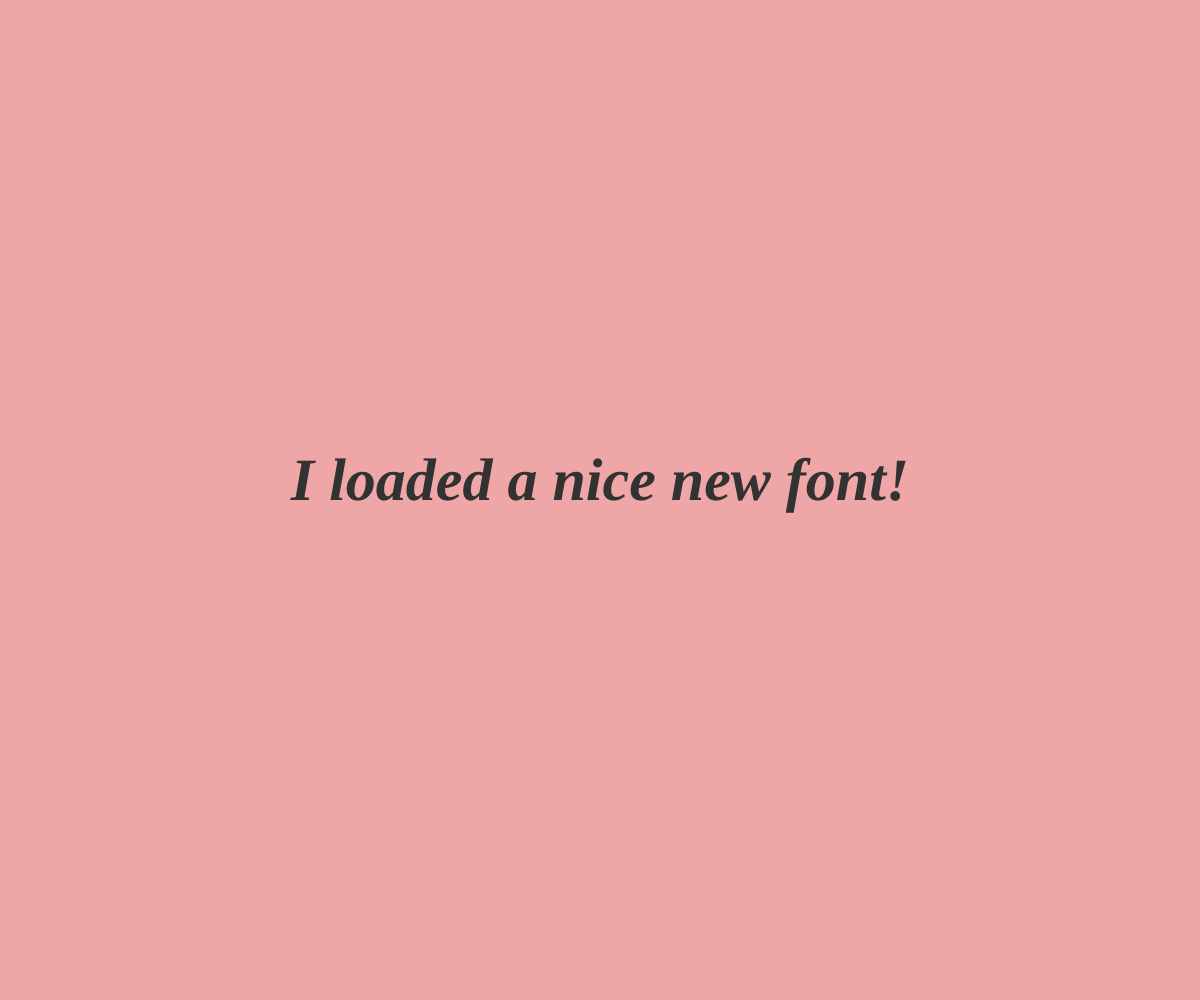
Frame 1 (no input)
Frame 60 (no input): identical to frame 1, image omitted
Frame 120 (the mouse pressed at the canvas centre since frame 60): identical to frame 1, image omitted

The p5.js sketch that drew this single still picture (run headless with seeded random() and noise() and a simulated clock; from frame 60 on, the mouse is pressed at the canvas centre):

// p5.js sketch
// ── sketch.js
function preload(){
  // put preload code here
}

function setup() {
  createCanvas(windowWidth,windowHeight);
}

function draw() {
  background('#eea7a6');

  var myText = 'I loaded a nice new font!';

  // textFont('Alegreya');
  // textAlign(CENTER);
  // textSize(60);
  // textStyle(BOLD);

  drawingContext.font = 'italic bold 60px Alegreya';
  drawingContext.textAlign = 'center';
  drawingContext.letterSpacing = 100
  fill(50);
  text(myText,width/2,height/2);
}
